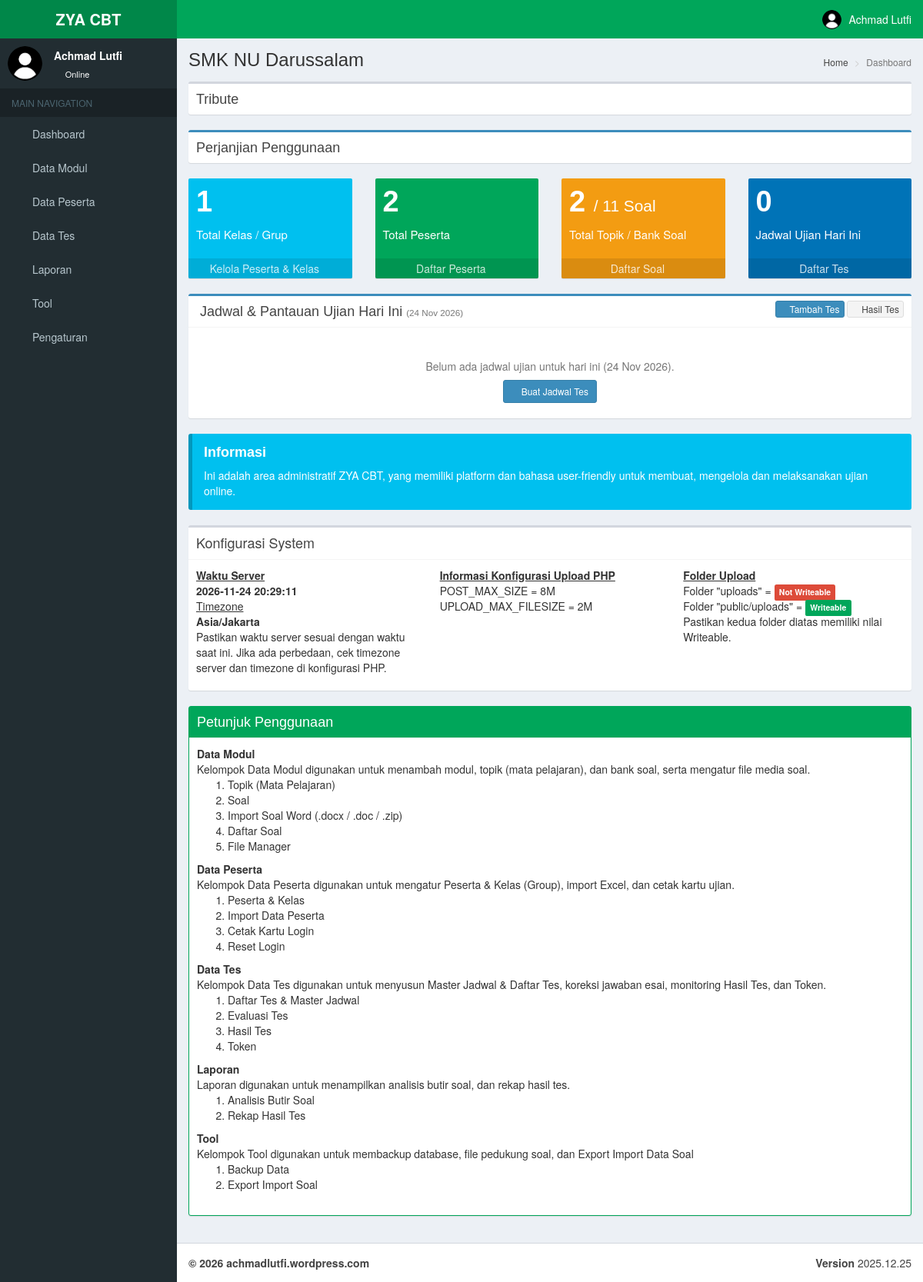
/index.php/manager/dashboard (signed in), run on the app's committed database.
### tables this page shows
CREATE TABLE `user_menu` (
  `id` int(11) NOT NULL,
  `tipe` int(11) NOT NULL DEFAULT 1 COMMENT '0=parent, 1=child',
  `parent` varchar(50) DEFAULT NULL,
  `kode_menu` varchar(50) NOT NULL,
  `nama_menu` varchar(100) NOT NULL,
  `url` varchar(150) NOT NULL DEFAULT '#',
  `icon` varchar(75) NOT NULL DEFAULT 'fa fa-circle-o',
  `urutan` int(11) NOT NULL
);

### application/libraries/Template.php (called while the page is built, shortened)
<?php  if ( ! defined('BASEPATH')) exit('No direct script access allowed');
	class Template{
		protected $_ci;
		function __construct(){
			$this->_ci=&get_instance();
		}
		function display_admin($template, $title, $data=null){
            if(empty($data['kode_menu'])){
                $data['kode_menu'] = 'KOSONG';
            }
			$data['sidemenu']=$this->_ci->users_model->get_menu($data['kode_menu'], $this->_ci->access->get_level());;
		}
	}
?>

### application/controllers/manager/Dashboard.php (called while the page is built, shortened)
<?php if ( ! defined('BASEPATH')) exit('No direct script access allowed');
class Dashboard extends Member_Controller {
    public function index(){
        $data['nama'] = $this->access->get_nama();
        $data['post_max_size'] = ini_get('post_max_size');
        $data['upload_max_filesize'] = ini_get('upload_max_filesize');
        $data['waktu_server'] = date('Y-m-d H:i:s');
		$data['timezone'] = date_default_timezone_get();
        $dir1 = './public/uploads/';
        $data['dir_public_uploads'] = 'Not Writeable';
        if(is_writable($dir1)){
        	$data['dir_public_uploads'] = 'Writeable';
        }
        $data['dir_uploads'] = 'Not Writeable';
        $data['total_grup'] = $this->db->count_all('cbt_user_grup');
        $data['total_peserta'] = $this->db->count_all('cbt_user');
        $data['total_topik'] = $this->db->count_all('cbt_topik');
        $data['total_soal'] = $this->db->count_all('cbt_soal');
        $jadwal_hari_ini = array();
        $data['jadwal_hari_ini'] = $jadwal_hari_ini;
        $data['total_jadwal_hari_ini'] = count($jadwal_hari_ini);
        $this->template->display_admin('manager/dashboard_view', 'Dashboard', $data);
    }
}

### index.php (called while the page is built, shortened)
<?php
require_once BASEPATH.'core/CodeIgniter.php';

### application/models/Users_model.php (the view, shortened to what this page needs)
<?php  if ( ! defined('BASEPATH')) exit('No direct script access allowed');
class Users_model extends CI_Model{
    function get_menu($kode_menu, $level){
        $this->db->select('user_menu.parent')
                 ->where('user_akses.level', (string)$level)
				 ->join('user_menu', 'user_akses.kode_menu = user_menu.kode_menu')
                 ->from('user_akses')
				 ->group_by('user_menu.parent');
		$result = $this->db->get()->result();
		$data_menu = array();
		foreach($result as $temp){
			$data_menu[] = $temp->parent;
		}
		$this->db->where_in('kode_menu', $data_menu)
                 ->from('user_menu')
				 ->order_by('urutan', 'ASC');
		$result = $this->db->get();
        $menu = '';
        if($result->num_rows()>0){
            foreach ($result->result() as $temp){
                $parent_active='';
                $sql_child = 'SELECT user_menu.* FROM `user_akses` INNER JOIN `user_level` ON (`user_akses`.`level` = `user_level`.`level`)
                    INNER JOIN `user_menu` ON (`user_akses`.`kode_menu` = `user_menu`.`kode_menu`) WHERE user_akses.`level`=?
                    AND user_menu.`tipe`=1 AND user_menu.parent=? ORDER BY user_menu.`urutan` ASC';
                $result_child = $this->db->query($sql_child, array((string)$level, (string)$temp->kode_menu));
                $menu_child = '';
                $menu_child_count = 0;
                $hidden_menus = array('modul-import', 'peserta-group', 'tes-tambah');
                $menu_label_overrides = array(
                    'modul-topik' => 'Topik (Mata Pelajaran)',
                    'peserta-daftar' => 'Peserta & Kelas',
                    'peserta-kartu' => 'Cetak Kartu Login'
                );
                if($result_child->num_rows()>0){
                    $rows_child = $result_child->result();
                    $menu_child = $menu_child.'<ul class="treeview-menu">';
                    foreach ($rows_child as $child){
                        if (in_array($child->kode_menu, $hidden_menus, true)) {
                            continue;
                        }
                        $child_active='';
                        $child_label = isset($menu_label_overrides[$child->kode_menu]) ? $menu_label_overrides[$child->kode_menu] : $child->nama_menu;
                        $menu_child = $menu_child.'
                            <li class="'.$child_active.'"><a href="'.site_url().'/'.$child->url.'"><i class="fa fa-circle-o"></i> '.$child_label.'</a></li>
                        ';
                        $menu_child_count++;
                    }
                    $menu_child = $menu_child.'</ul>';
                }
                $menu = $menu.'
                    <li class="treeview '.$parent_active.'">
                        <a href="'.site_url().'/'.$temp->url.'">
        					<i class="'.$temp->icon.'"></i>
        					<span>'.$temp->nama_menu.'</span>';
                if($menu_child_count>0){
                    $menu = $menu.'<i class="fa fa-angle-left pull-right"></i>';
                }
                $menu = $menu.'</a>';
                $menu = $menu.'
                    '.$menu_child;
                $menu = $menu.'</li>';
            }
        }
        return $menu;
    }
}

### data on the page
user_menu: nama_menu "Data Modul"
user_menu: nama_menu "Data Peserta"
user_menu: nama_menu "Data Tes"
user_menu: nama_menu "Laporan"
user_menu: nama_menu "Tool"
user_menu: nama_menu "Pengaturan"

### other printed values
$nama "Achmad Lutfi"
$site_name "SMK NU Darussalam"
$total_grup "1"
$total_peserta "2"
$total_topik "2"
$total_soal "11"
$total_jadwal_hari_ini "0"
$waktu_server "2026-11-24 20:29:11"
$timezone "Asia/Jakarta"
$post_max_size "8M"
$upload_max_filesize "2M"
$dir_uploads "Not Writeable"
$dir_public_uploads "Writeable"
$site_version "2025.12.25"
